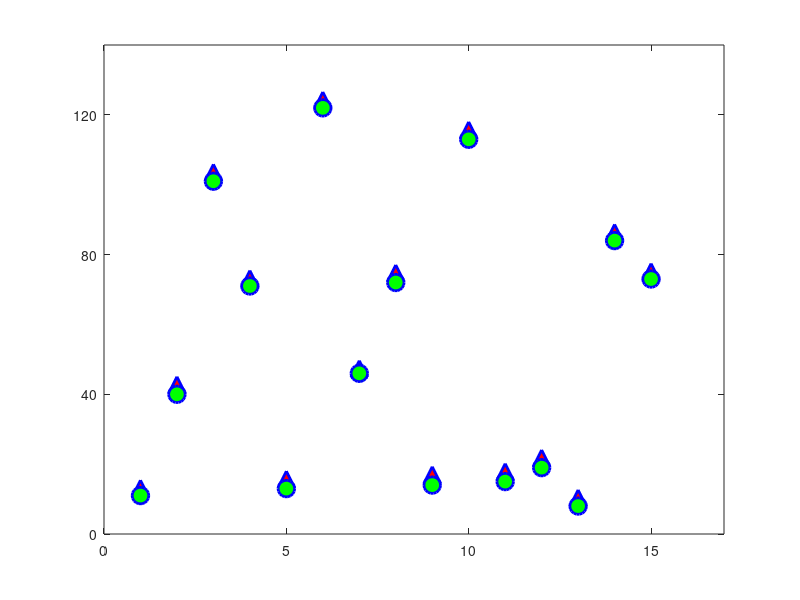

The MATLAB script that drew this image: (Note: this script raises an error after producing the figure.)
TT_new = [13 42.64 103.44 73.04 15.60 124.16 47.24 74.64 16.88 115.60 17.76 21.68 10.24 86.24 75.04];
TT_luxi = [11 40 101 71 13 122 46 72 14 113 15 19 8 84 73];

t = 1:15;

plot(t,TT_new,'^',...
     'LineWidth',2,...
    'MarkerSize',12,... 
     'MarkerEdgeColor','b',...
      'MarkerFaceColor','r');
hold on
  
  plot(t,TT_luxi,'o',...       
    'LineWidth',2,...              % Marker Line Width
    'MarkerSize',12,...            % Marker Size
    'MarkerEdgeColor','b',...      % Marker Edge Color
    'MarkerFaceColor','g');        % Marker face color 
hold off


xlim([0 17])                % X-Axis Limit 
ylim([0 140])              % Y-Axis Limit
xticks(0:5:15);     % Increment Limit in the X-Axis
yticks(0:40:120);         % Increment Limit in the Y-Axis


% properties of XTickLabel
 ax=gca;
 a = get(gca,'XTickLabel');
 ax.Color = 'w'; % Backgroud color 
 ax.FontName = 'Times New Roman'; %Front of the XTickLabel
 ax.FontWeight='bold';  % Front type of the XTickLabel
 ax.FontSize=18;         % Front size of the XTickLabel
 ax.FontAngle='normal';  % front type, Can be 'italic'
 ax.TickDir='in';        % line tik , can be 'out';'both'

  %%
% properties of YTickLabel
 ax=gca;
 a = get(gca,'YTickLabel');
 ax.Color = 'w'; % Backgroud color 
 ax.FontName = 'Times New Roman';%Front of the YTickLabel
 ax.FontWeight='bold';% Front type of the YTickLabel
 ax.FontSize=18;% Front size of the YTickLabel
 ax.FontAngle='normal';% front type, Can be 'italic'
 ax.TickDir='in'; % line tik , can be 'out';'both'

%%
% Properties of X-Label
xlab=xlabel('TT Traffic Flow'); % Text Title of the X-Label
xlab.FontSize=18;                      % Text Front Size of the X-Label
xlab.FontName=('Times New Roman');     % Text Type of front for X-Label
xlab.FontWeight='bold';                % Text Type of front, can be 'normal'
xlab.Color=('k');                      % Text color of the X-Label
ax.XAxis.LineWidth = 1.5;                % Width of the X-Axis Line Bar
ax.XAxis.Color = 'k';                  % Color of the X-Axis Line Bar

%%
% Properties of Y-Label
ylab=ylabel('WCDs(\mus)'); % Text Title of the Y-Label
ylab.FontSize=18;                         % Text Front Size of the Y-Label
ylab.FontName=('Times New Roman');        % Text Type of front for Y-Label
ylab.FontWeight='bold';                   % Text Type of front, can be 'normal'
ylab.Color=('k');                         % Text color of the Y-Label
ax.YAxis.LineWidth = 1.5;                 % Width of the Y-Axis Line Bar
ax.YAxis.Color = 'k';     
%%
%%
% properties of the Legend
h=legend('\boldmath $ Standard $ \boldmath $ Switch $','\boldmath $ TSN $ \boldmath $ Switch $'); % Legend name inside the box
%h = legend('\boldmath$\bar{\delta}$');
set(h, 'Interpreter', 'latex','FontName','Time New Roman');
% h.FontSize = 18;              % Text Frontsize of the legend
 %h.FontName='Time New Roman'; % Text Frontname of the legend
% h.TextColor='k';              % Text color in the legend
% h.Location='East';    % Position of the Legend
% h.FontWeight='bold';          % Text Legend front
% h.EdgeColor='k';              % Legend box color
% h.LineWidth =1.5;             % Width of the box outline
% h.Orientation='vertical';     % Oriention of the legend 'horizontal'
% h.Box='on'; % Legend box 'boxoff'
% lgd.Title.FontSize = 14; % Text Front size of the legend title
% lgd.Title.String='My Legend Title'; % Title of the Legend
% lgd.Numcilumns=2;  % Number of coloumns for the legend